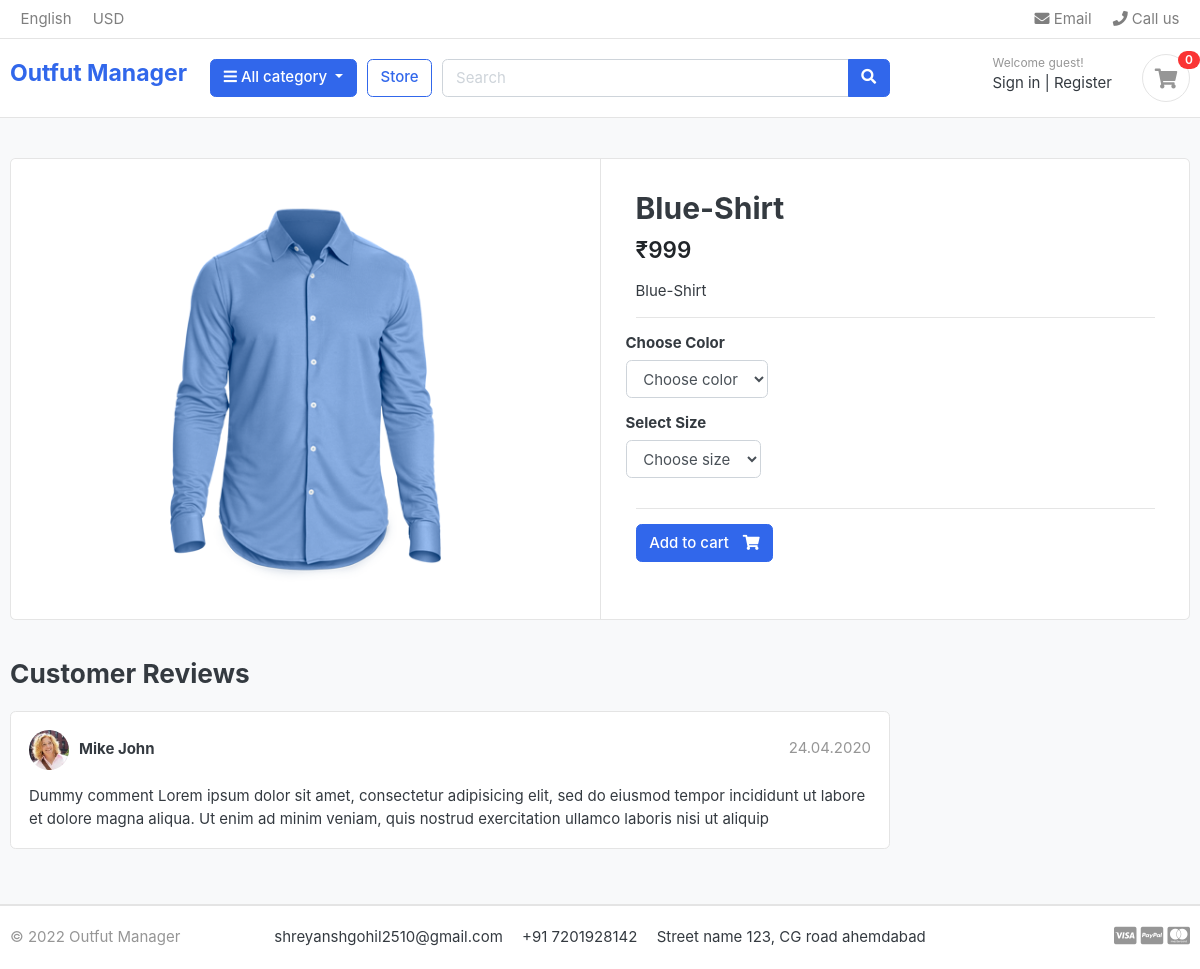
Page /single_product/db988db3-3797-4ec9-a430-64947cb60d54/ on the committed database.
### store/models.py (models this page shows, shortened)
class Product(models.Model):
    category = models.ForeignKey(Category,on_delete=models.CASCADE)
    product_name = models.CharField(max_length=200)
    product_desc = models.TextField()
    price_main = models.IntegerField(validators=[MinValueValidator(0)],blank=True,null=True)
    price_discount = models.IntegerField(validators=[MinValueValidator(0)])
    product_img = models.ImageField(default='default/default.jpg',null=True,blank =True,upload_to ='products' )
    stock = models.IntegerField(validators=[MinValueValidator(0)])
    is_available = models.BooleanField(default=True)
    modified_date = models.DateTimeField(auto_now=True)
    colors = models.ManyToManyField('Color')
    sizes = models.ManyToManyField('Size')
    created = models.DateTimeField(auto_now_add=True,null=True)
    id = models.UUIDField(default = uuid.uuid4,unique = True,primary_key = True,editable = False)

### store/views.py (the view)
# urls.py: path('single_product/<str:pk>/',views.single_product,name='single_product'),
def single_product(request, pk):
    single_product = Product.objects.get(id=pk)
    in_cart = CartItem.objects.filter(cart__cart_id=_cart_id(request), product=single_product).exists()
    context = {'product': single_product, 'in_cart': in_cart}
    return render(request, 'store/single-product.html', context)

### store/context_processors.py (called while the page is built)
def menu_links(requst):
    links = Category.objects.all()
    return dict(links=links)

def counter(request):
    cart_count = 0
    cart = Cart.objects.filter(cart_id=_cart_id(request))
    if request.user.is_authenticated:
        cart_iteams = CartItem.objects.all().filter(user = request.user)
    else:
        cart_iteams = CartItem.objects.all().filter(cart=cart[:1])
    for cart_iteam in cart_iteams:
        cart_count += cart_iteam.quantity
    return dict(cart_count=cart_count)

### store/models.py (called while the page is built)
    def cat_url(self):
        return reverse('store_cat',args=[self.category_name])

### store/views.py (called while the page is built)
def _cart_id(request):
    cart = request.session.session_key
    if not cart:
        cart = request.session.create()
    return cart

### store/templates/store/single-product.html (shortened to what this page needs)
{%extends 'main.html'%}
{%block content%}
<section class="section-content padding-y bg">
  <div class="container">
    <div class="card">
      <div class="row no-gutters">
        <aside class="col-md-6">
          <article class="gallery-wrap">
            <div class="img-big-wrap">
              <a href="{{product.product_img.url}}"><img src="{{product.product_img.url}}"></a>
            </div>
          </article>
        </aside>
        <main class="col-md-6 border-left">
          <form action="{% url 'add_cart' product.id %}" method="get">
          <article class="content-body">
            <h2 class="title">{{product.product_name}}</h2>
            <div class="mb-3">
              <var class="price h4">&#8377;{{product.price_discount}}</var>
            </div>
            <p>{{product.product_desc}}</p>
            <hr>
            <div class="row">
              <div class="item-option-select">
                <h6>Choose Color</h6>
                <select name="color" class="form-control" >
                  <option value="" disabled selected >Choose color</option>
                </select>
              </div>
            </div>
            <div class="row">
              <div class="item-option-select">
                <h6>Select Size</h6>
                <select name="size" class="form-control" required>
                  <option value="" disabled selected>Choose size</option>
                </select>
              </div>
            </div>
            <hr>
            {%if product.is_available%}
                {%if product.stock > 0 %}
                        <button type="submit"  class="btn  btn-primary"> <span class="text">Add to cart</span> <i
                          class="fas fa-shopping-cart"></i> </button>
                {%else%}
                    <h5 class="text-danger">Sorry! Product is out of stock</h5>
                {%endif%}
            {%else%}
                <h5 class="text-danger">Sorry! Product is Unavailable</h5>
            {%endif%}
          </article>
        </form>
        </main>
      </div>
    </div>
    <br>
    <div class="row">
      <div class="col-md-9">
        <header class="section-heading">
          <h3>Customer Reviews </h3>
        </header>
        <article class="box mb-3">
          <div class="icontext w-100">
            <img src="./images/avatars/avatar1.jpg" class="img-xs icon rounded-circle">
            <div class="text">
              <span class="date text-muted float-md-right">24.04.2020 </span>
              <h6 class="mb-1">Mike John </h6>
            </div>
          </div>
          <div class="mt-3">
            <p>
              Dummy comment Lorem ipsum dolor sit amet, consectetur adipisicing elit, sed do eiusmod
              tempor incididunt ut labore et dolore magna aliqua. Ut enim ad minim veniam,
              quis nostrud exercitation ullamco laboris nisi ut aliquip
            </p>
          </div>
        </article>
      </div>
    </div>
  </div>
</section>
{%endblock content%}

### static/css/ui.css (style rules this page uses)
html { font-family: "Inter", sans-serif; font-size: 15px; }
.content-body { flex: 1 1 auto; padding: 2rem 2.3rem; }
.img-xs, .img-sm, .img-md, .img-lg { -o-object-fit: cover; object-fit: cover; flex-shrink: 0; flex-grow: 0; }
.img-xs { width: 40px; height: 40px; }
.padding-y { padding-top: 40px; padding-bottom: 40px; }
var { font-style: normal; }
article:after, .form-group:after { display: block; clear: both; content: ""; }
.bg { background-color: #f8f9fa; }
.section-heading { margin-bottom: 20px; margin-top: 15px; }
p:last-child { margin-bottom: 0; }
.btn .text + i { margin-left: 10px; }
.icontext { display: inline-flex; align-items: center; vertical-align: middle; }
.icontext .text { width: 100%; line-height: 1.2; }
.icontext .icon { position: relative; margin-right: 10px; flex-shrink: 0; flex-grow: 0; }
.price { font-weight: 600; color: #212529; }
.box { padding: 18px; background: #fff; border-radius: 0.37rem; border: 1px solid #e4e4e4; }
.box img { max-width: 100%; }
.gallery-wrap .img-big-wrap { margin-bottom: 10px; border-radius: 0.37rem; overflow: hidden; background-color: #fff; }
.gallery-wrap .img-big-wrap a { text-align: center; display: block; }
.gallery-wrap .img-big-wrap img { height: 450px; width: auto; display: inline-block; }
.item-option-select { margin-bottom: 1rem; display: inline-block; margin-right: 15px; }

### rows in the picture
Product: product_img (picture), product_name "Blue-Shirt", price_discount "999", product_desc "Blue-Shirt"

### other values in the picture
{{ cart_count }} "0"
